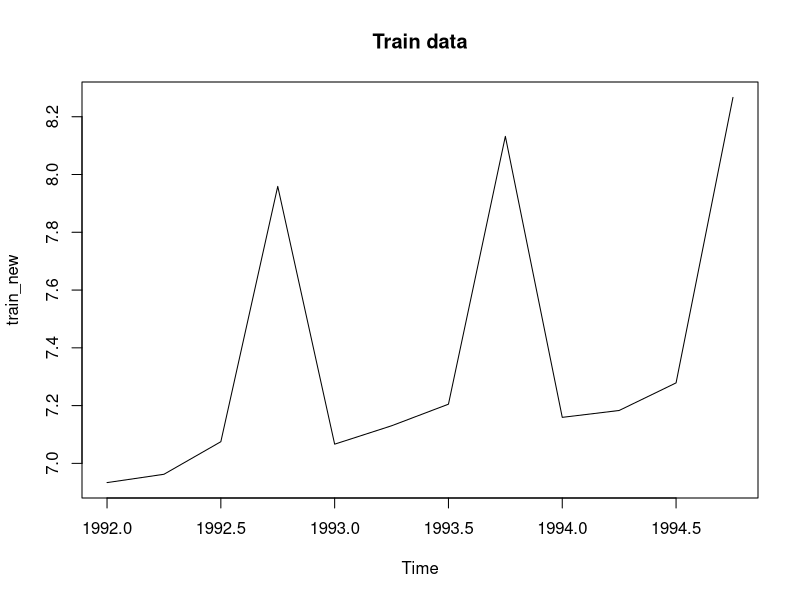
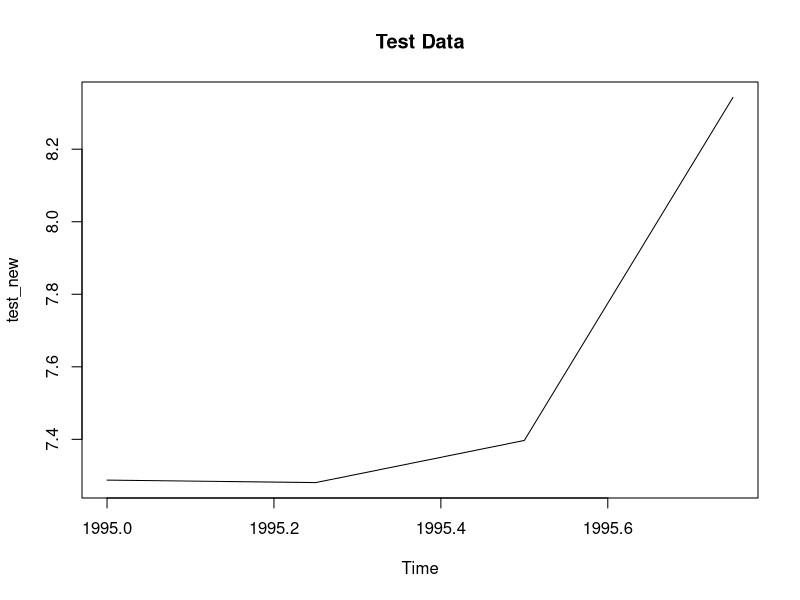

These charts were generated, in order, by the following R code: (Note: this script raises an error after producing the figures.)
#Read the data file
new<-read.csv('Kids Revenue.csv')

#Creation of time series 
new_time=ts(data = new$Revenue.in.million...,frequency = 4,start=1992)
train<-new_time[1:12]
test<-new_time[13:16]


#log for differncing
test<-log(test)

#train and test data
test_new<-ts(test,frequency = 4,start=1995)
train_new<-ts(log(train),frequency = 4,start=1992)

#plots of train and test
plot(train_new)
title('Train data')
plot(test_new)
title('Test Data')

#checking the stationarity of the data
library(tseries)
adf.test(train_new)

#finding the p,q manually
tsdisplay(train_new)

#observing the time series with no lag differencing
plot(train_new)
abline(reg=lm(train_new~time(train_new)))
title('Train Data with no differencing')

#observing the time series with lag=1 differencing
plot(diff(train_new,lag=1))
abline(reg=lm(diff(train_new)~time(diff(train_new))))
title('Train Data differencing with lag 1')

#observing the time series with lag=2 differencing
plot(diff(train_new,lag=2))
abline(reg=lm(diff(train_new,lag=2)~time(diff(train_new,lag=2))))
title('Train Data differencing with lag 2')

#Arima model with p=4,d=1,q=4
arima_model<-arima(train_new,order = c(4,1,4))
summary(arima_model)

#Forecasting for next year 
q=forecast(arima_model,h=4)
plot(q, main = "Forecast from ARIMA for 4 time periods")

#Forecasting for 6 quarters  
f=forecast(arima_model,h=6)
plot(f, main = "Forecast from ARIMA for 6 time periods")


#test RMSE - #Converting to Normal values
predicted<-q$mean
sqrt(sum((2.71828^predicted-2.71828^test)^2)/length(test))


#predicted and test values comparision
pred_test_df<-data.frame(predicted =  2.71828^q$mean,actual_test= 2.71828^test)
View(pred_test_df)


#Residual plots
par(mfrow=c(1,3))
plot.ts(arima_model$residuals)
acf(ts(arima_model$residuals),main='ACF Residual')
pacf(ts(arima_model$residuals),main='PACF Residual')

par(mfrow=c(1,1))
checkresiduals(arima_model)
